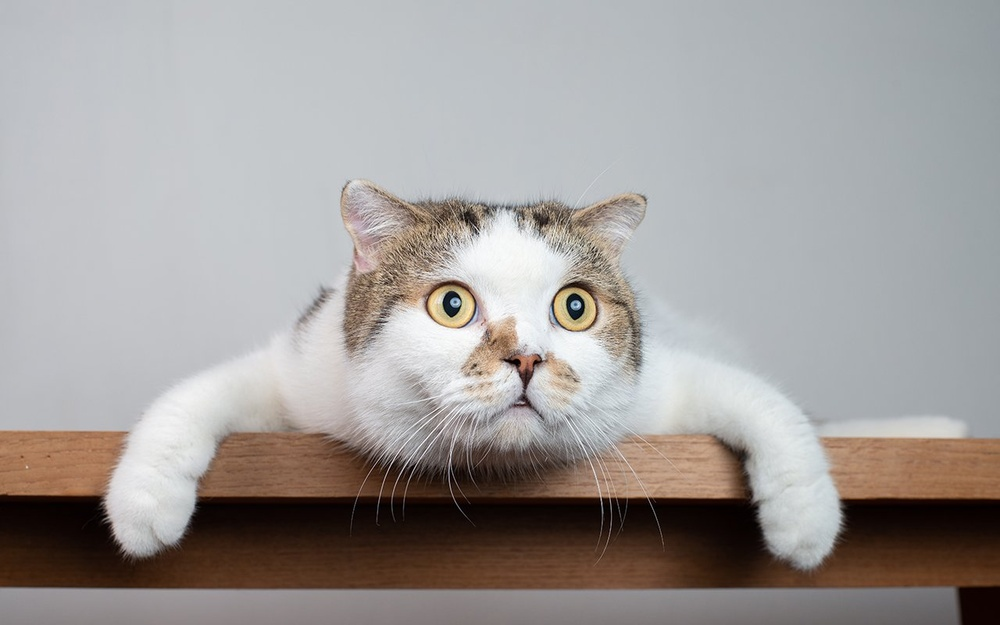
#> input picture 4th_semester/High Performance Programming/exam/src/Exercise2/cat.jpg, 1000 x 625 px, shrunk from 1280 x 800 before the run; its folder holds 3 pictures in this run
$ python DCT_Tests.py
#> lines starting #> are read from the running program, lines starting #| are printed output that depends on the picture
import seaborn as sns
from math import cos, pi, sqrt
import numpy as np
from PIL import Image, ImageOps
from time import perf_counter
import matplotlib.pyplot as plt
import pandas
from DCT_Tests_Parallel import ProcessorDCT2_parallel, ProcessorDCT_parallel

# Function to convert image to greyscale
def ConvertGreyscale(Path:str):
    Img = Image.open(Path)
    Grey = ImageOps.grayscale(Img)
    Grey.show("Original Greyscale Image")
    GreyArr = np.array(Grey)
    return GreyArr

# Function to create the DCT matrix.
# Refer to workshop document for explanation about how the matrix is made.
def CreateDCTMatrix(Size):
    L1 = Size
    Res = []
    for i in range(L1):
        Res.append([])
        for j in range(L1):
            Res[i].append(sqrt(2/Size)*cos((pi*(2*j + 1)*i)/(2*L1)))
    Res = np.array(Res)
    Res[0] = Res[0]*sqrt(1/2)
    return Res

def CreateQuantizationMatrix(Size, Quality):
    Res = []
    ScaleFactor = 1/(Size**(Quality/25))
    for i in range(Size):
        Res.append([])
        for j in range(Size):
            Res[i].append(ScaleFactor*(i+j)**2+1)
    return Res

# Function to partition image into square matrices of dimensions (Size x Size)
# With size of 8 the return value is a matrix of matrices,
# Where for example the matrix at (0,0) has the values from (0:7, 0:7)
# The matrix at (0,1) has the values from (0:7, 8:15) and matrix at (1,1) has values from (8:15,8:15) etc.
def PartitionImage(ImageMatrix:np.ndarray, Size):
    # Check that the row dimension of the matrix is divisible by Size
    if ImageMatrix.shape[0]%Size != 0:
        print(f'The row dimension is not divisible by {Size}')
        return ImageMatrix
    else:
        Res = []
        for i in range(ImageMatrix.shape[0]//Size):
            Res.append([])
            # Check that the column dimension of the matrix is divisible by Size
            if ImageMatrix.shape[1]%Size != 0:
                print(f'The column dimension in row {i} is not divisible by {Size}')
                return ImageMatrix
            else:
                # Create the sub-matrices by literally taking a sub-matrix out of the image
                for j in range(ImageMatrix.shape[1]//Size):
                    Partition = ImageMatrix[i*Size:(i+1)*Size, j*Size:(j+1)*Size]
                    Res[i].append(Partition)
        return Res

# This undos what the above function does, by going through the matrices in the matrix and expanding their elements out
def UnpartitionImage(PartitionedMatrix, Size):
    Res = []
    for m in range(len(PartitionedMatrix)):
        # Create the rows beforehand, so that we just append the values to them to expand the sub-matrices
        for _ in range(Size): Res.append([])
        for n in range(len(PartitionedMatrix[m])):
            # Check that the row dimension of the sub-matrix is divisible by Size
            if PartitionedMatrix[m][n].shape[0] != Size:
                print(f'Row dimension if sub-matrix in ({m},{n}) does not match {Size}')
                return PartitionedMatrix
            else:
                for i in range(Size):
                    # Check that the column dimension of the sub-matrix is divisible by Size
                    if PartitionedMatrix[m][n].shape[1] != Size:
                        print(f'Column dimension if sub-matrix in ({m},{n}) does not match {Size}')
                        return PartitionedMatrix
                    else:
                        for j in range(Size):
                            Res[(m*Size+i)].append(PartitionedMatrix[m][n][i][j])
    return Res

# This is the function that does the transformation. It also does compression by quantization.
def ProcessorDCT2(DCT, Image, Size, QuantizationMatrix):
    Image = np.array(Image)
    # Partition the image to sub-matrices of dimension (Size, Size)
    Partitioned = PartitionImage(Image, Size)
    PartitionedTransformed = []                 # Matrix to include the transformed sub-matrices
    for i in range(len(Partitioned)):
        PartitionedTransformed.append([])
        # Go through all sub-matrices and DCT transform them then quantize them.
        for j in range(len(Partitioned[i])):
            Arr = (DCT@Partitioned[i][j]@DCT.transpose())/QuantizationMatrix
            Arr = np.round(Arr, 0)
            PartitionedTransformed[i].append(Arr)
    # Expand the transformed sub-matrices
    UnpartitionedTransformed = UnpartitionImage(PartitionedTransformed, Size)
    return UnpartitionedTransformed

# Does exactly the same as above, but it does not quantize.
# [10 lines left out: function ProcessorDCT, not called in this run]

# Does exactly as ProcessorDCT2 if you passed the IDCT to it instead. You can use ProcessorDCT2 for both DCT and IDCT
def ProcessorIDCT(IDCT, Image, Size):
    Image = np.array(Image)
    Partitioned = PartitionImage(Image, Size)
    PartitionedTransformed = []
    for i in range(len(Partitioned)):
        PartitionedTransformed.append([])
        for j in range(len(Partitioned[i])):
            Arr = IDCT@Partitioned[i][j]@IDCT.transpose()
            Arr = np.round(Arr, 0)
            PartitionedTransformed[i].append(Arr)
    UnpartitionedTransformed = UnpartitionImage(PartitionedTransformed, Size)
    return UnpartitionedTransformed

# Test to see if quantization worked
def Test3(Path, BlockSize, Quality):
#> called with Path = 'cat.jpg', BlockSize = 128, Quality = 25
    Img = ConvertGreyscale(Path)
#> in ConvertGreyscale, Img is the input picture: PIL image 1000x625 RGB; mean R, G, B 160.8, 156.6, 154.8
#> in ConvertGreyscale, `Grey = ImageOps.grayscale(Img)`:
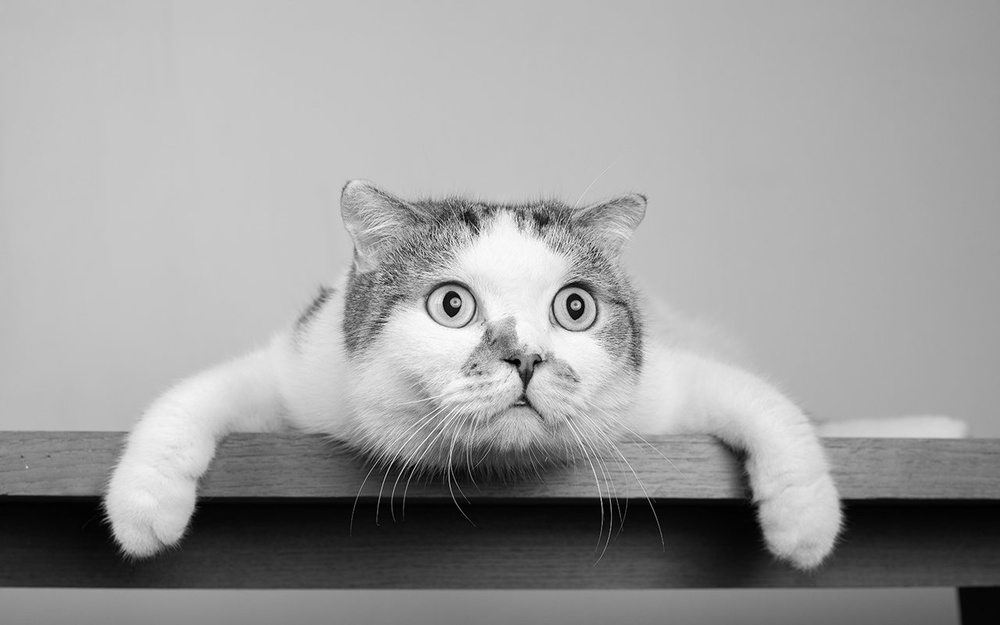
#> Grey: PIL image 1000x625 L; min 0, max 254, mean 157.6
    # Get original resolution so that we can remove any appended pixels at the end
    OriginalRes = Img.shape
#> OriginalRes = (625, 1000)
    Correct = False                         # True if appended pixels need to be removed
    PartitionSize = BlockSize
    # Check if the row and column dimensions of the image are divisible by the partition size.
    # If not, append black pixels so that they are.
    if Img.shape[0]%PartitionSize != 0 or Img.shape[1]%PartitionSize != 0:
        Correct = True
        NewRow = (Img.shape[0]//PartitionSize+1)*PartitionSize
#> NewRow = 640
        NewCol = (Img.shape[1]//PartitionSize+1)*PartitionSize
#> NewCol = 1024
        ZeroArr = np.zeros((NewRow,NewCol))
        ZeroArr[:Img.shape[0], :Img.shape[1]] = Img
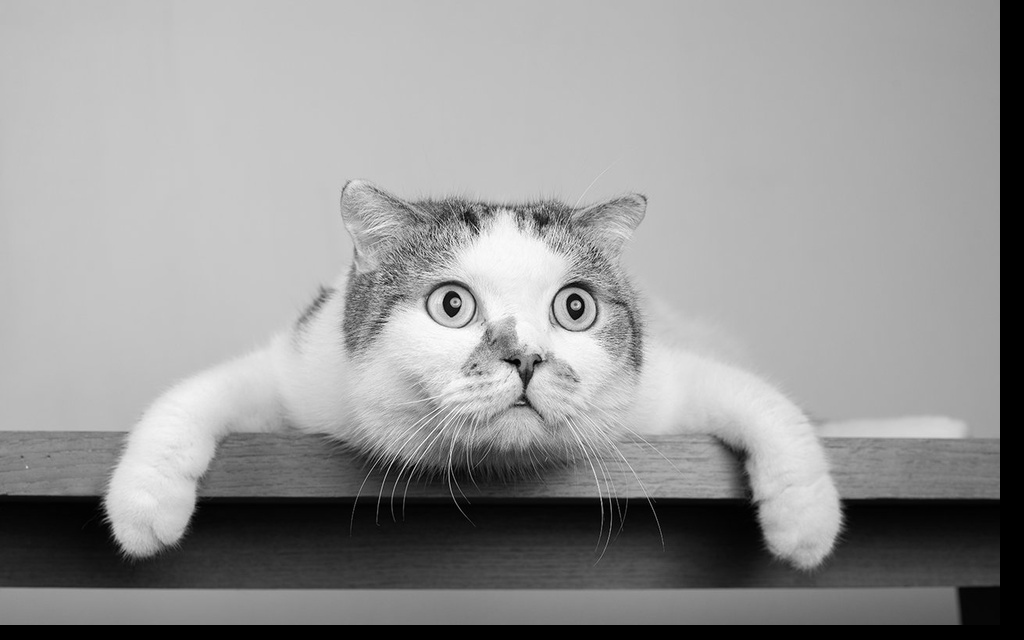
#> ZeroArr: shape (640, 1024) float64; min 0, max 254, mean 150.3
        Img = ZeroArr
    # Create DCT and Quantization matrix
    DCT = CreateDCTMatrix(PartitionSize)
    QuantizationMatrix = CreateQuantizationMatrix(BlockSize, Quality)
    # Transform and compress the image then inverse transform it
    Time1 = perf_counter()
    Transformed = ProcessorDCT2(DCT, Img, PartitionSize, QuantizationMatrix)
#> after the loop in PartitionImage, `for i in range(ImageMatrix.shape[0]//Size):`: Res = 5 items
#> the loop in ProcessorDCT2, `for i in range(len(Partitioned)):` made 5 passes
#> the loop in UnpartitionImage, `for m in range(len(PartitionedMatrix)):` made 5 passes
#> after the loop in UnpartitionImage, `for m in range(len(PartitionedMatrix)):`: Res = 640 items
#> Transformed = 640 items
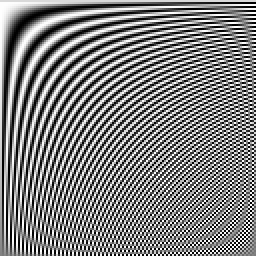
#> DCT: shape (128, 128) float64 (shown 2 times larger); min -0.125, max 0.125, mean 0.000691; drawn with min black and max white
    Time2 = perf_counter()
    Inversed = ProcessorIDCT(DCT.transpose(), Transformed, PartitionSize)
#> in ProcessorIDCT, `Partitioned = PartitionImage(Image, Size)`: Partitioned = 5 items
#> the loop in ProcessorIDCT, `for i in range(len(Partitioned)):` made 5 passes
#> the loop in UnpartitionImage (call 2), `for m in range(len(PartitionedMatrix)):` made 5 passes
#> in ProcessorIDCT, `UnpartitionedTransformed = UnpartitionImage(PartitionedTransformed, Si..`: UnpartitionedTransformed = 640 items
#> Inversed = 640 items
    Time3 = perf_counter()
    print(f'Time taken to transform {Time2-Time1}\nTime taken to invert {Time3-Time2}\nTime for both {Time3-Time1}')
    # Convert the results into numpy arrays and then into pillow images
    Res = Image.fromarray(np.array(Transformed))
    Res2 = Image.fromarray(np.array(Inversed))
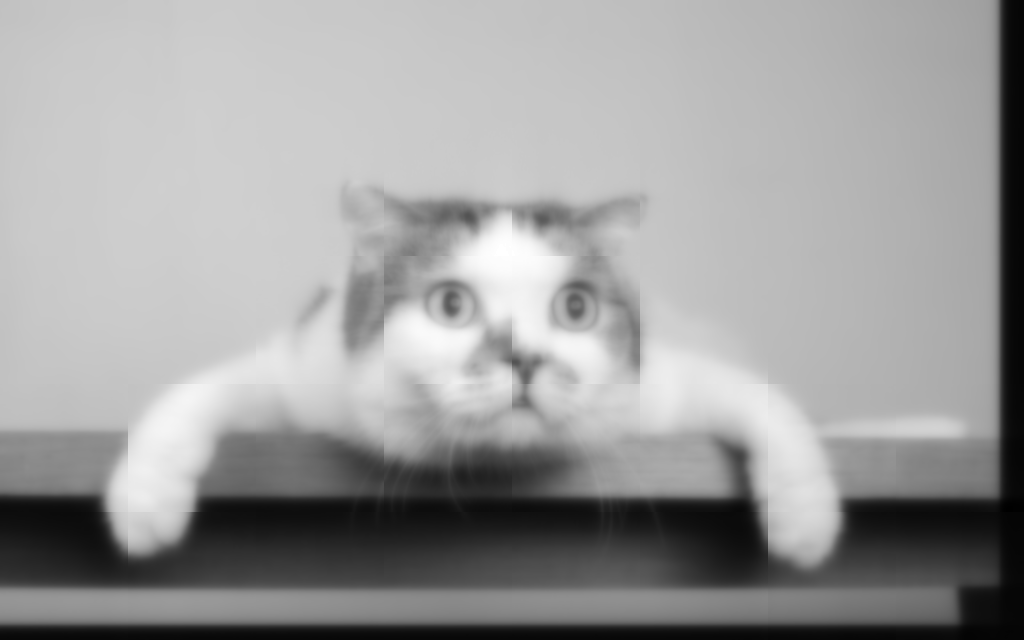
#> Res2: PIL image 1024x640 F; min -6, max 248, mean 150.3; drawn with min black and max white
    # Show the DCT transformaed image, and then remove appended pixels if needed and show inversed image
    Res.show("DCT Transformed Image")
    if Correct:
        CorrectedInversed = np.array(Inversed)[:OriginalRes[0], :OriginalRes[1]]
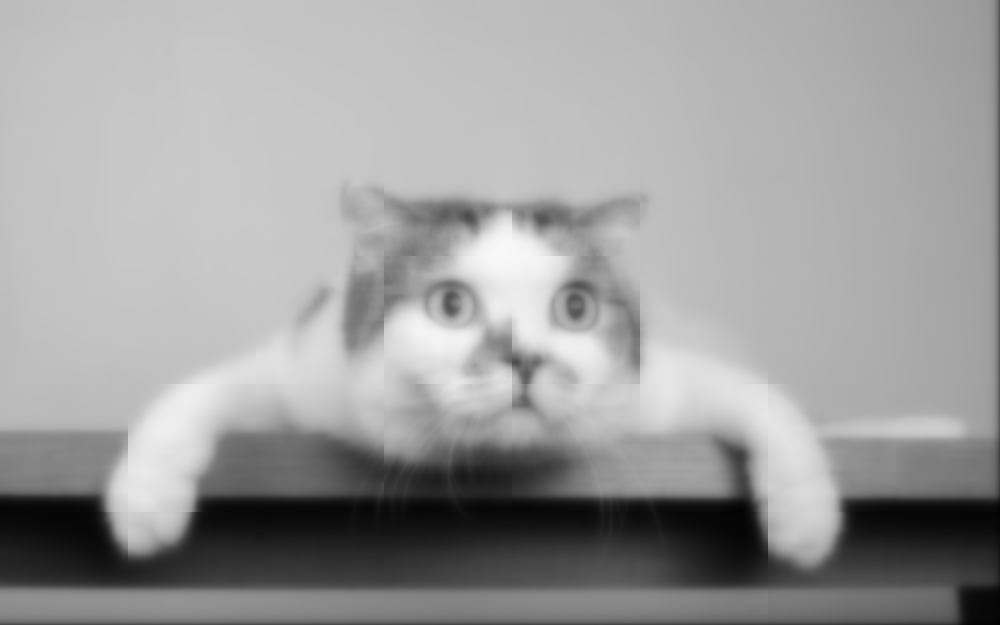
#> CorrectedInversed: shape (625, 1000) float64; min 2, max 248, mean 157.1
        Res3 = Image.fromarray(CorrectedInversed)
        Res3.show("Corrected Compressed Image")
    else:
        Res2.show("Compressed Image")

# [33 lines left out: function Test3_parallel, not called in this run]
        #Res3.show("Corrected Compressed Image")
    #else:
        #Res2.show("Compressed Image")

# Create the bar plots
def CreatePlot(Data, Cols, Title, xMax):
    DF = pandas.DataFrame.from_dict(Data, orient="index", columns=Cols)
    DF.reset_index(inplace=True)
    DF = pandas.melt(DF, id_vars="index", var_name="Block Size", value_name="Time (s)")
    DF.rename(columns={"index": "Method"}, inplace=True)
    print(DF)
    ax = sns.barplot(x="Time (s)", y="Method", data=DF, hue="Block Size", palette="Set1")
    ax.set_title(Title)
    ax.set_xlim(left=0, right=xMax)
    plt.savefig(f"{Title}.png")
    plt.show()


if __name__ == "__main__":
    np.set_printoptions(suppress=True)
    Test3("cat.jpg", 128, 25)
    CreatePlot({"JIT": [120, 120, 120, 120],
                "Numpy": [1.32, 0.978, 1.42, 4.73],
                "MP": [7.3, 3.42, 2.49, 5.34],
                "CUDA": [1.79, 1.04, 1.15, 4.37]},
               ["8x8", "32x32", "128x128", "1280x1280"], "1280x800 Image", 10)
#> in CreatePlot, `plt.savefig(f"{Title}.png")`:
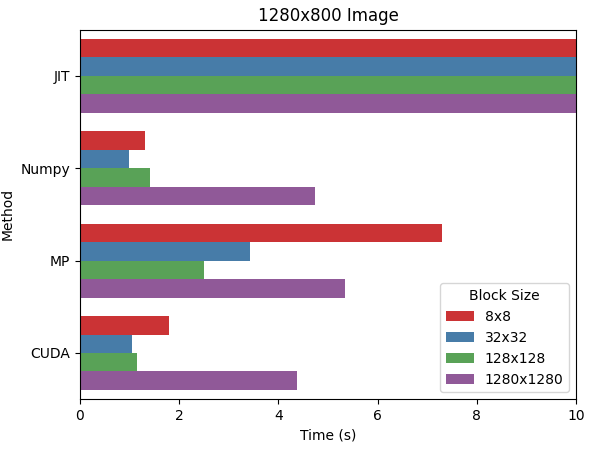
#> figure drawn by matplotlib, 1 panel
    CreatePlot({"JIT": [120, 120, 120, 120],
                "Numpy": [12.7, 9.43, 10.2, 64.9],
                "MP": [40.85, 16.8, 14, 70.7],
                "CUDA": [17.6, 10.4, 8.94, 64.3]},
               ["8x8", "32x32", "128x128", "4608x4608"], "4608x2176 Image", 100)
#> call 2 of CreatePlot, with Title = '4608x2176 Image', xMax = 100
#> in CreatePlot (call 2), `plt.savefig(f"{Title}.png")`:
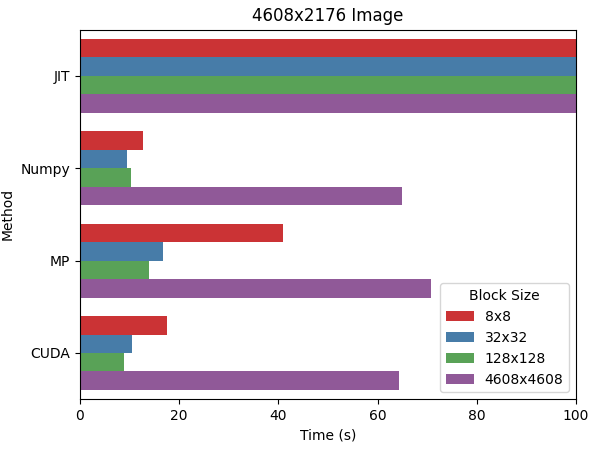
#> figure drawn by matplotlib, 1 panel
    #print("i'm done bo"+"y"*5000)
